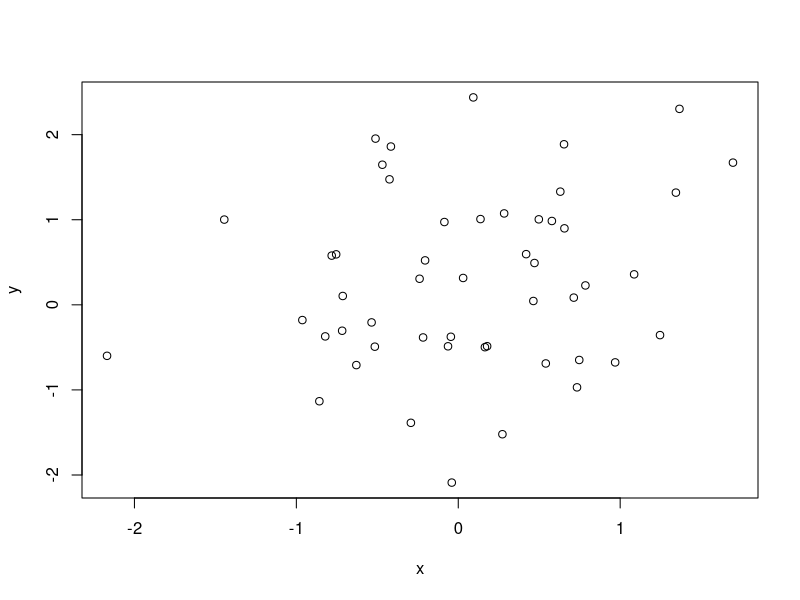
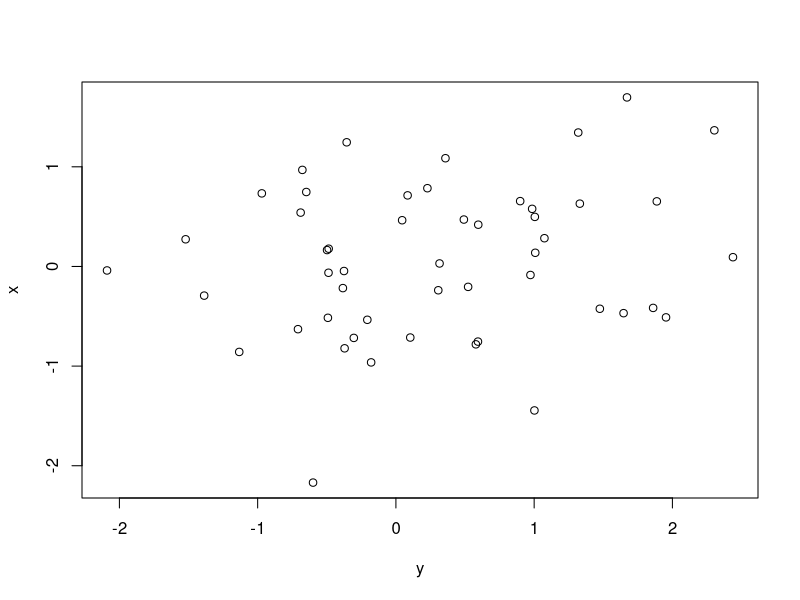

Source code (R) for these figures, in order:
###We start the script


x=rnorm(50)
y=rnorm(50)

plot(x,y)


####Made a new plot

plot(y,x)


#Working on linear models

summary(lm(y~x))


